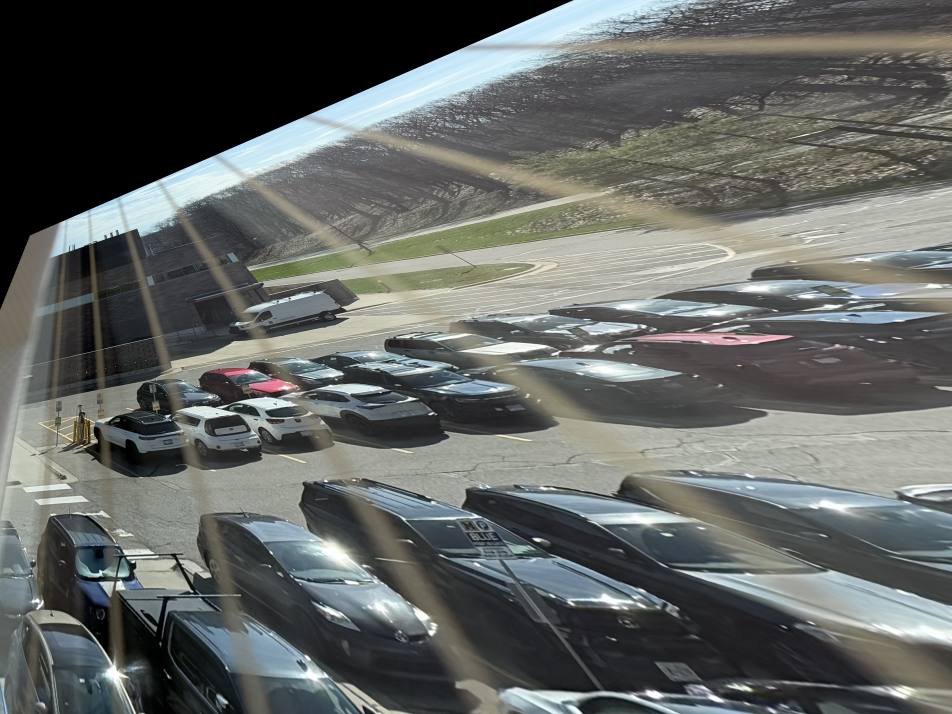
#> input picture aligned_images/IMG_3285.jpg, 5712 x 4284 px (shown at 1/6 size)
$ python perspective_crop.py --image aligned_images/IMG_3285.jpg
#> lines starting #> are read from the running program, lines starting #| are printed output that depends on the picture; after the words box and inside, x2 and y2 are one past the last pixel; in counts of white or black regions, pixels touching at a corner belong together
#!/usr/bin/env python3
"""
Perspective rectification helper for parking-lot occupancy preprocessing.

Run:
    python perspective_crop.py
or:
    python perspective_crop.py --image reference_images/IMG_3275.jpeg

Controls:
    - Left click: select up to 4 source points on the parking-lot ground plane
    - u: undo last point
    - r: reset all points
    - s: save outputs (only after 4 points are selected)
    - q: quit

Notes:
    - This produces an approximate top-down view, not a true 3D reconstruction.
    - A homography works reasonably well because the parking-lot surface is treated
      as one approximately planar surface.
    - Expected failure cases include: non-planar ground (ramps/curbs), poor point
      placement, severe lens distortion, and selecting points on objects above the
      ground plane (cars, poles, window blinds, etc.).
"""

from __future__ import annotations

import argparse
import os
import sys
from dataclasses import dataclass, field
from typing import List, Sequence, Tuple

import cv2
import numpy as np


WINDOW_ORIGINAL = "Original - Select 4 parking-lot points"
WINDOW_WARPED = "Warped top-down-style preview"


# [74 lines left out: functions order_points_tl_tr_br_bl, compute_output_size, crop_valid_region_after_warp, not called in this run]


def fit_for_display(image: np.ndarray, max_w: int, max_h: int) -> Tuple[np.ndarray, float]:
    """Resize image for display while preserving aspect ratio."""
    h, w = image.shape[:2]
    if h <= 0 or w <= 0:
        return image, 1.0

    scale = min(max_w / float(w), max_h / float(h), 1.0)
    if scale < 1.0:
        new_size = (max(1, int(round(w * scale))), max(1, int(round(h * scale))))
        return cv2.resize(image, new_size, interpolation=cv2.INTER_AREA), scale

    return image.copy(), 1.0


def to_display_points(points: Sequence[Tuple[float, float]], scale: float) -> np.ndarray:
    arr = np.asarray(points, dtype=np.float32)
    arr = np.round(arr * scale).astype(np.int32)
    return arr


def draw_overlay(
    base_image: np.ndarray,
    points: Sequence[Tuple[float, float]],
    scale: float = 1.0,
    show_help_text: bool = True,
) -> np.ndarray:
    canvas = base_image.copy()
    disp_pts = to_display_points(points, scale)

    for idx, p in enumerate(disp_pts):
        px, py = int(p[0]), int(p[1])
        cv2.circle(canvas, (px, py), 6, (0, 0, 255), -1, lineType=cv2.LINE_AA)
        cv2.putText(
            canvas,
            f"P{idx + 1}",
            (px + 8, py - 8),
            cv2.FONT_HERSHEY_SIMPLEX,
            0.55,
            (0, 255, 255),
            2,
            cv2.LINE_AA,
        )

    if len(disp_pts) >= 2:
        poly = disp_pts.reshape(-1, 1, 2)
        cv2.polylines(canvas, [poly], False, (255, 255, 0), 2, lineType=cv2.LINE_AA)

    if len(points) == 4:
        ordered = order_points_tl_tr_br_bl(points)
        ordered_disp = to_display_points(ordered, scale).reshape(-1, 1, 2)
        cv2.polylines(canvas, [ordered_disp], True, (0, 255, 0), 2, lineType=cv2.LINE_AA)

        labels = ["TL", "TR", "BR", "BL"]
        for label, pt in zip(labels, ordered_disp.reshape(-1, 2)):
            cv2.putText(
                canvas,
                label,
                (int(pt[0]) + 8, int(pt[1]) + 18),
                cv2.FONT_HERSHEY_SIMPLEX,
                0.55,
                (0, 255, 0),
                2,
                cv2.LINE_AA,
            )

    if show_help_text:
        help_text = "Left-click: add point | u: undo | r: reset | s: save | q: quit"
        cv2.putText(
            canvas,
            help_text,
            (10, 28),
            cv2.FONT_HERSHEY_SIMPLEX,
            0.62,
            (255, 255, 255),
            2,
            cv2.LINE_AA,
        )

    return canvas


# [29 lines left out: function compute_warp, not called in this run]


@dataclass
class PointSelector:
    image_width: int
    image_height: int
    display_scale: float
    points: List[Tuple[float, float]] = field(default_factory=list)
    version: int = 0

    # [26 lines left out: functions add_point_from_display, reset, undo, not called in this run]

    def mouse_callback(self, event: int, x: int, y: int, _flags: int, _userdata: object) -> None:
        if event == cv2.EVENT_LBUTTONDOWN:
            self.add_point_from_display(x, y)


# [17 lines left out: function print_transform_summary, not called in this run]


def parse_args() -> argparse.Namespace:
    parser = argparse.ArgumentParser(description="Interactive parking-lot perspective rectification")
    parser.add_argument(
        "--image",
        default="reference_images/IMG_3275.jpeg",
        help="Input image path (default: reference_images/IMG_3275.jpeg)",
    )
    parser.add_argument(
        "--output",
        default="parking_topdown.png",
        help="Output warped image path (default: parking_topdown.png)",
    )
    parser.add_argument(
        "--overlay-output",
        default="parking_points_overlay.png",
        help="Output overlay image path (default: parking_points_overlay.png)",
    )
    parser.add_argument(
        "--max-display-width",
        type=int,
        default=1500,
        help="Maximum display window width in pixels",
    )
    parser.add_argument(
        "--max-display-height",
        type=int,
        default=900,
        help="Maximum display window height in pixels",
    )
    return parser.parse_args()


def main() -> int:
    args = parse_args()

    if not os.path.exists(args.image):
        print(f"Error: image not found: {args.image}")
        return 1

    image = cv2.imread(args.image)
#> image is the input picture: shape (4284, 5712, 3); mean B, G, R 99.5, 101.9, 98.8
    if image is None:
        print(f"Error: failed to load image: {args.image}")
        return 1

    display_image, display_scale = fit_for_display(
        image, args.max_display_width, args.max_display_height
    )
#> display_scale = 0.21

    selector = PointSelector(
        image_width=image.shape[1],
        image_height=image.shape[0],
        display_scale=display_scale,
    )

    print(
        "\nInstructions:\n"
        "  1) Click 4 points around the parking-lot ground region\n"
        "  2) Use 'u' to undo, 'r' to reset\n"
        "  3) Press 's' to save once 4 points are selected\n"
        "  4) Press 'q' to quit\n"
    )

    cached_result = None
    cached_version = -1

    try:
        cv2.namedWindow(WINDOW_ORIGINAL, cv2.WINDOW_NORMAL)
        cv2.namedWindow(WINDOW_WARPED, cv2.WINDOW_NORMAL)
        cv2.setMouseCallback(WINDOW_ORIGINAL, selector.mouse_callback)
    except cv2.error as exc:
        print("Error: OpenCV GUI is not available in this environment.")
        print(f"Details: {exc}")
        return 1

    while True:
        overlay_display = draw_overlay(display_image, selector.points, scale=display_scale)
#> in to_display_points, `arr = np.round(arr * scale).astype(np.int32)`: arr = empty array
#> in draw_overlay, `cv2.putText( canvas, help_text, (10, 28), cv2.FONT_HERSHEY_SIMPLEX, 0...`:
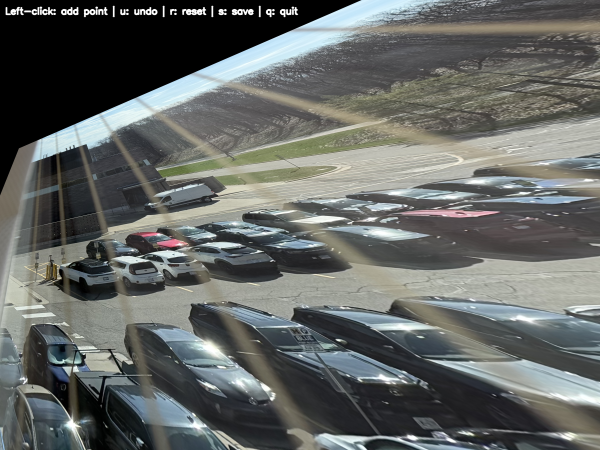
#> canvas: shape (900, 1200, 3) (shown at 1/2 size); mean B, G, R 100.5, 102.9, 99.7
        cv2.imshow(WINDOW_ORIGINAL, overlay_display)

        if len(selector.points) == 4:
            if selector.version != cached_version:
                try:
                    cached_result = compute_warp(image, selector.points)
                    cached_version = selector.version
                    print_transform_summary(cached_result)
                except ValueError as exc:
                    cached_result = None
                    print(f"Could not compute warp: {exc}")

            if cached_result is not None:
                warped_preview, _ = fit_for_display(
                    cached_result["final_warp"],
                    args.max_display_width,
                    args.max_display_height,
                )
                cv2.imshow(WINDOW_WARPED, warped_preview)
        else:
            hint = np.zeros((220, 620, 3), dtype=np.uint8)
            cv2.putText(
                hint,
                "Select exactly 4 points to preview/save warp",
                (20, 90),
                cv2.FONT_HERSHEY_SIMPLEX,
                0.7,
                (255, 255, 255),
                2,
                cv2.LINE_AA,
            )
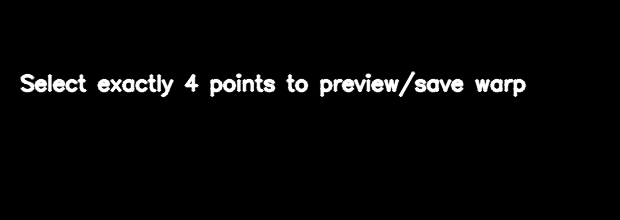
#> hint: shape (220, 620, 3); min 0, max 255, mean 7.3
            cv2.putText(
                hint,
                "u: undo   r: reset   s: save   q: quit",
                (20, 140),
                cv2.FONT_HERSHEY_SIMPLEX,
                0.7,
                (200, 200, 200),
                2,
                cv2.LINE_AA,
            )
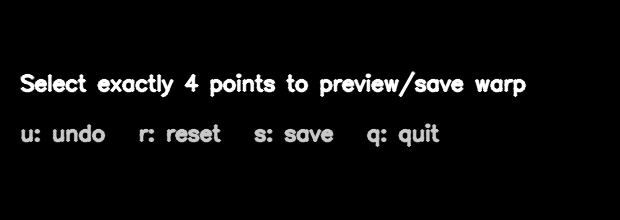
#> hint: shape (220, 620, 3); 2.51% of pixels changed, all inside (x1, y1, x2, y2) = (20, 123, 440, 147)
            cv2.imshow(WINDOW_WARPED, hint)

        key = cv2.waitKey(20) & 0xFF
#> (key q is pressed here)
        if key == ord("q"):
            break
        if key == ord("r"):
            selector.reset()
            cached_result = None
            cached_version = -1
        elif key == ord("u"):
            selector.undo()
            cached_result = None
            cached_version = -1
        elif key == ord("s"):
            if len(selector.points) != 4:
                print("Select 4 points before saving.")
                continue

            if cached_result is None:
                try:
                    cached_result = compute_warp(image, selector.points)
                except ValueError as exc:
                    print(f"Could not save results: {exc}")
                    continue

            overlay_full = draw_overlay(image, selector.points, scale=1.0)

            save_warp_ok = cv2.imwrite(args.output, cached_result["final_warp"])
            save_overlay_ok = cv2.imwrite(args.overlay_output, overlay_full)

            if not save_warp_ok or not save_overlay_ok:
                print("Error: failed to write one or more output files.")
                continue

            print_transform_summary(cached_result)
            print(f"Saved warped output: {args.output}")
            print(f"Saved points overlay: {args.overlay_output}")

    cv2.destroyAllWindows()
    return 0


if __name__ == "__main__":
    sys.exit(main())
#> (the program exits here)

$ run again, on failure_images/parking_topdown_halffull.jpeg
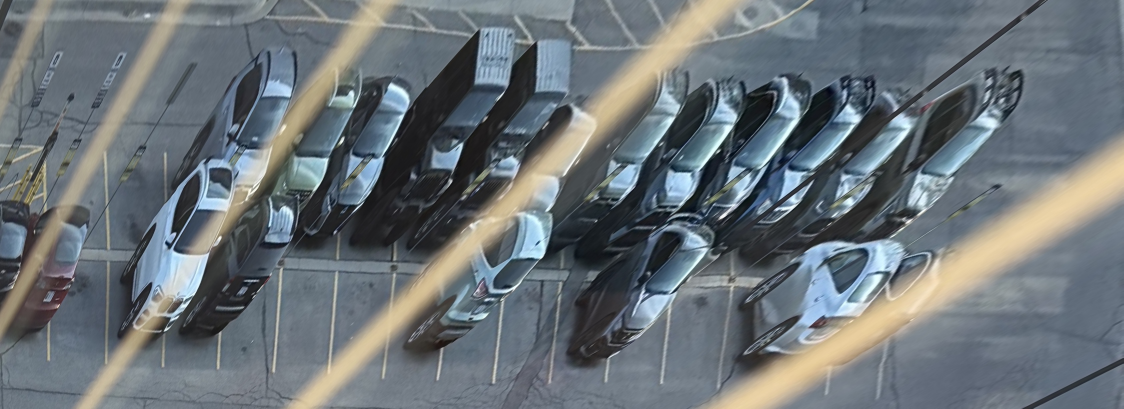
#> input picture failure_images/parking_topdown_halffull.jpeg, 3370 x 1226 px (shown at 1/3 size)
#> in main, image is the input picture: shape (1226, 3370, 3); mean B, G, R 120, 115.1, 107.3
#> in main, `display_image, display_scale = fit_for_display( image, args.max_displa..`:
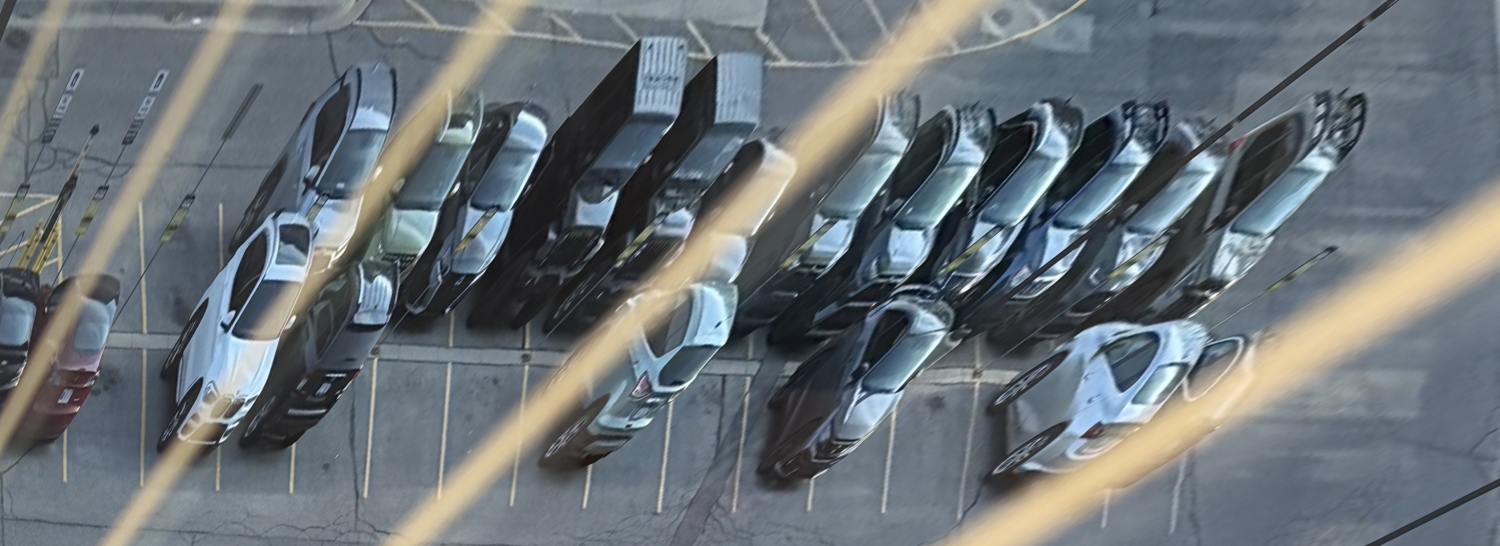
#> display_image: shape (546, 1500, 3); mean B, G, R 120, 115.1, 107.3
#> display_scale = 0.445
#> arr = empty array
#> in draw_overlay, `cv2.putText( canvas, help_text, (10, 28), cv2.FONT_HERSHEY_SIMPLEX, 0...`:
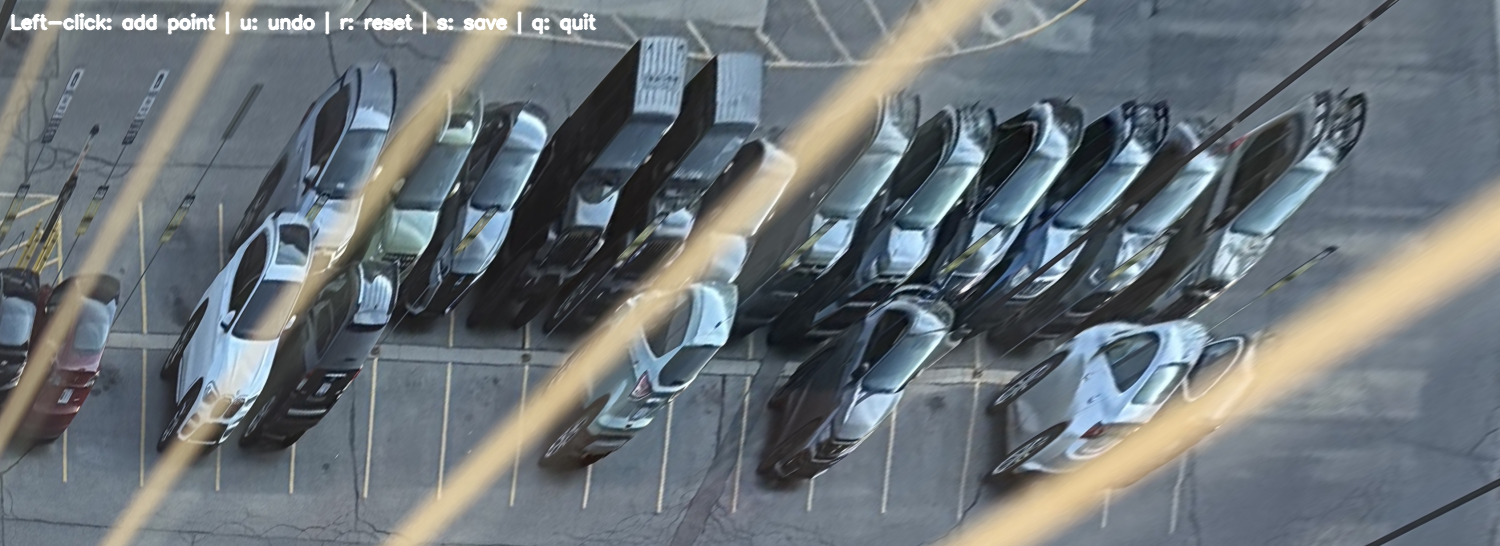
#> canvas: shape (546, 1500, 3); 0.7% of pixels changed, all inside (x1, y1, x2, y2) = (10, 11, 597, 35)

$ run again, on test_images/IMG_3282.jpeg
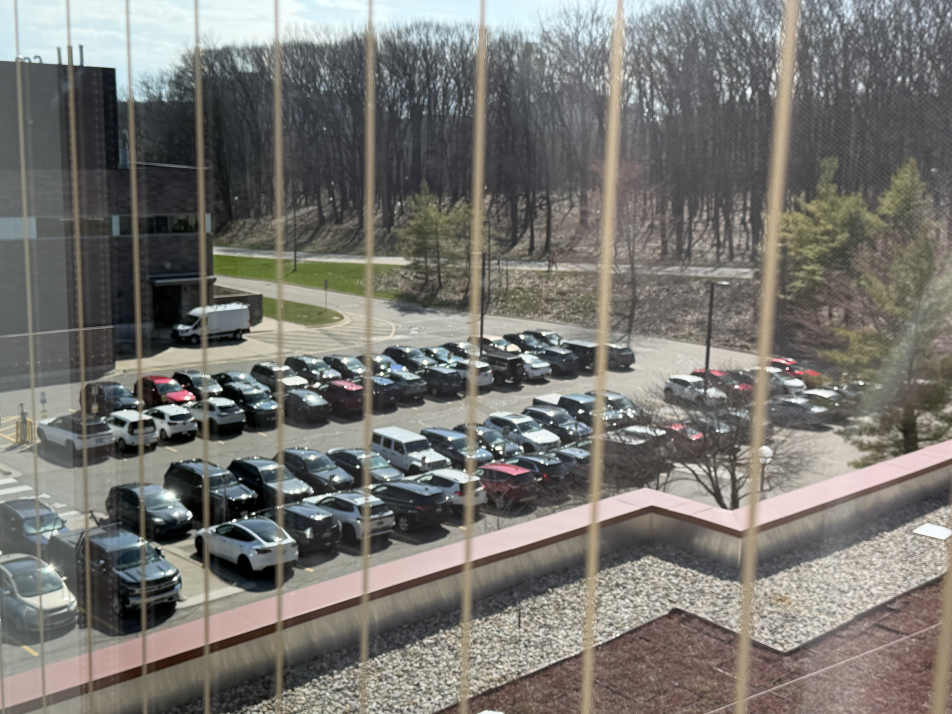
#> input picture test_images/IMG_3282.jpeg, 5712 x 4284 px (shown at 1/6 size)
#> in main, image is the input picture: shape (4284, 5712, 3); mean B, G, R 112.3, 116.9, 118.6
#> display_scale = 0.21
#> arr = empty array
#> in draw_overlay, `cv2.putText( canvas, help_text, (10, 28), cv2.FONT_HERSHEY_SIMPLEX, 0...`:
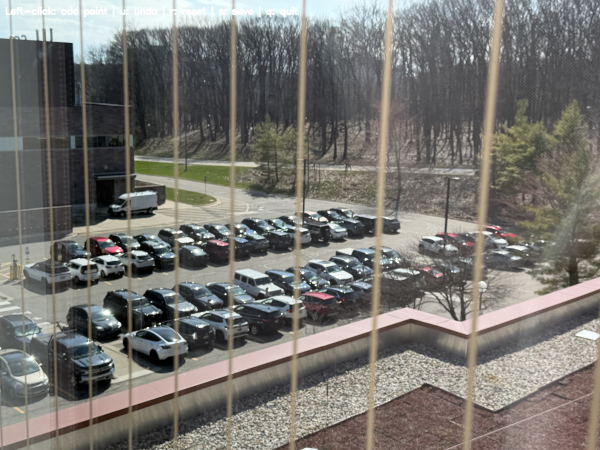
#> canvas: shape (900, 1200, 3) (shown at 1/2 size); mean B, G, R 112.3, 116.9, 118.7
